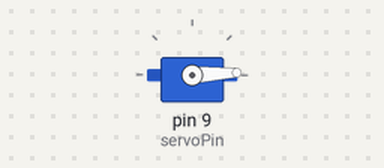
Simulated run of this sketch. Board: Arduino Uno, built with avr-gcc and run on an emulated ATmega328P. Shown: servo.

Above: at 0.05 s.
At 1.15 s:
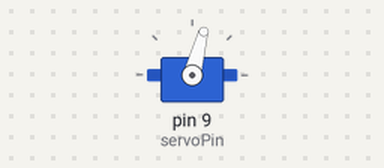
At 2.3 s:
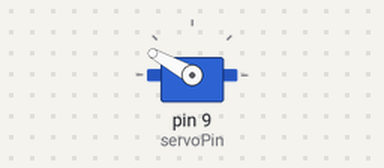
At 4.6 s:
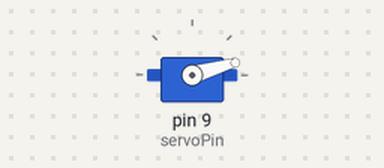
Timing chart, 0 to 6.3 s (numbered marks = the images above):
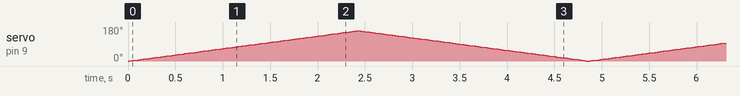

The sketch:

lekce27_servo.ino
```cpp
// LaskaKit Maxi Starter Kit v2 - Lekce 27 (Servo)
// Wiring: brown -> GND, red -> 5V, orange (signal) -> D9
// Sweeps 0 -> 160 -> 0 degrees in 1-degree steps.

#include <Servo.h>

Servo myservo;
const int servoPin = 9;

int pos = 0;

void setup() {
  myservo.attach(servoPin);
}

void loop() {
  for (pos = 0; pos <= 160; pos += 1) {
    myservo.write(pos);
    delay(15);  // give the servo time to reach the position
  }
  for (pos = 160; pos >= 0; pos -= 1) {
    myservo.write(pos);
    delay(15);
  }
}
```
